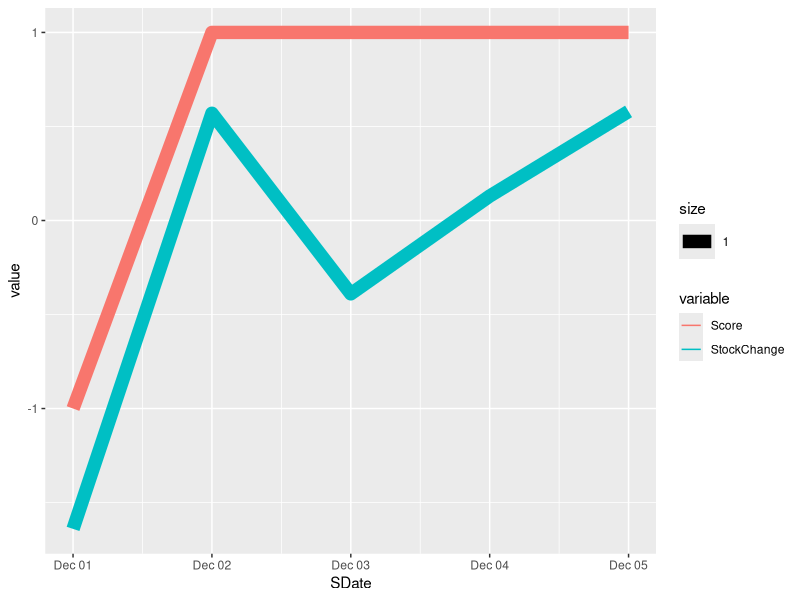

Here is the R script that generated this plot:
## ---- chunk 1
library("reshape2")
library(ggplot2)
SDate <- as.Date(c('2014/12/01', '2014/12/02', '2014/12/03', '2014/12/04', '2014/12/05'))
Score <-  c(-1, 1, 1, 1, 1)
StockChange <- c(-1.64, .57, -.39, .13, .58)

SentiTab <- data.frame(SDate, Score, StockChange)


SentiTab_long <- melt(SentiTab, id="SDate")


yTotalPlot <- ggplot(data = SentiTab_long, aes(x = SDate, y = value,  group=variable, colour=variable, size = 1)) +
       geom_line()
show(yTotalPlot);

